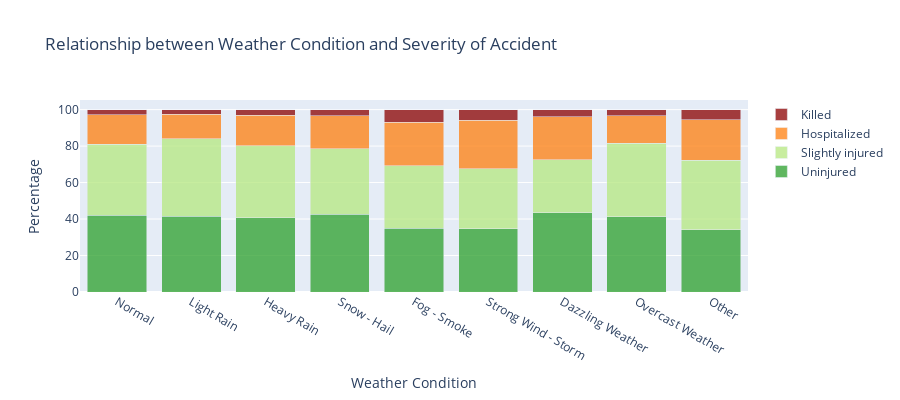

Source (notebook cell):
### Code cell
# -------------------------------------------------------------------------------------------------
# Weather Conditions vs. Severty
#
# Most accidents happen at normal weather conditions
# However, distribution of accidents with high severity pick up during fog and strong winds
#
# Chi-square test: H0 should be rejected, since the p-value is large
#
# todo: cramer
# -------------------------------------------------------------------------------------------------

importlib.reload(lib_graph_2)

#acc_ind-1:'Not Specified', #todo: -1
char_atm_labels = {1:'Normal',
                   2:'Light Rain',
                   3:'Heavy Rain',
                   4:'Snow - Hail',
                   5:'Fog - Smoke',
                   6:'Strong Wind - Storm',
                   7:'Dazzling Weather',
                   8:'Overcast',
                   9:'Other'
                  }

atm_labels = ['Normal', 'Light Rain', 'Heavy Rain', 'Snow - Hail', 'Fog - Smoke', 
              'Strong Wind - Storm', 'Dazzling Weather', 'Overcast Weather', 'Other']

#lib_graph_2.sns_countplot_labels(df_acc_target, 'acc_atmosphere', char_atm_labels, rotation=90)
lib_graph_2.sns_countplot_labels_2(df_acc_target, 'acc_atmosphere', 'Weather Condition', char_atm_labels, rotation=90)
lib_graph_2.grav_cat_barplot(df_acc_target, 'acc_atmosphere', 'Weather Condition', atm_labels)
lib_graph_2.grav_cat_cross_heatmap(df_acc_target, 'acc_atmosphere', 'Weather Condition', 'Weather Condition vs. Severity', yticks=atm_labels)
lib_graph_2.grav_cat_chi2(df_acc_target, 'acc_atmosphere', cramer=True, cramer_evaluation=True)

### Figure 1 — Plotly figure (JSON) as saved in the notebook; plotly's stock layout.template omitted (floating-point values rounded to 4 significant figures)
{"data": [{"marker": {"color": "#2CA02C"}, "name": "Uninjured", "opacity": 0.75, "type": "bar", "x": ["Normal", "Light Rain", "Heavy Rain", "Snow - Hail", "Fog - Smoke", "Strong Wind - Storm", "Dazzling Weather", "Overcast Weather", "Other"], "y": [42.16, 41.42, 40.7, 42.71, 34.88, 34.69, 43.52, 41.21, 34.11]}, {"marker": {"color": "#B6E880"}, "name": "Slightly injured", "opacity": 0.75, "type": "bar", "x": ["Normal", "Light Rain", "Heavy Rain", "Snow - Hail", "Fog - Smoke", "Strong Wind - Storm", "Dazzling Weather", "Overcast Weather", "Other"], "y": [38.8, 42.56, 39.53, 35.94, 34.21, 32.82, 28.94, 40.29, 38.06]}, {"marker": {"color": "#FF7F0E"}, "name": "Hospitalized", "opacity": 0.75, "type": "bar", "x": ["Normal", "Light Rain", "Heavy Rain", "Snow - Hail", "Fog - Smoke", "Strong Wind - Storm", "Dazzling Weather", "Overcast Weather", "Other"], "y": [16.21, 13.5, 16.57, 17.95, 24.08, 26.61, 23.71, 15.13, 22.36]}, {"marker": {"color": "darkred"}, "name": "Killed", "opacity": 0.75, "type": "bar", "x": ["Normal", "Light Rain", "Heavy Rain", "Snow - Hail", "Fog - Smoke", "Strong Wind - Storm", "Dazzling Weather", "Overcast Weather", "Other"], "y": [2.834, 2.509, 3.209, 3.41, 6.833, 5.876, 3.832, 3.368, 5.473]}], "layout": {"barmode": "stack", "height": 400, "title": {"text": "Relationship between Weather Condition and Severity of Accident"}, "xaxis": {"title": {"text": "Weather Condition"}}, "yaxis": {"title": {"text": "Percentage"}}}}
